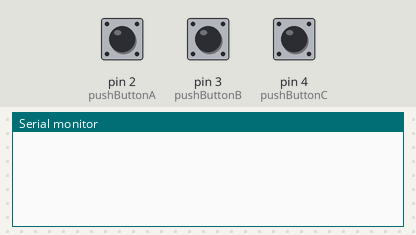
A sketch run on a simulated Arduino Uno, built with avr-gcc and run on an emulated ATmega328P. Shown: the last lines printed to the serial monitor. Inputs (shaded band) come from the test bench; at power-on: pin 2 (pushButtonA) HIGH, pin 3 (pushButtonB) HIGH, pin 4 (pushButtonC) HIGH.

Above: at 1.2 s.
1.3 s: pin 2 (pushButtonA) pulled LOW for 0.15 s
At 1.8 s:
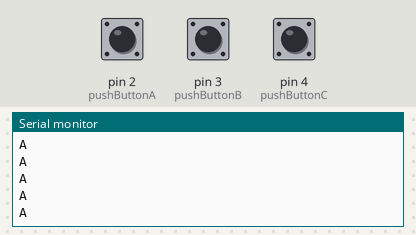
2.9 s: pin 3 (pushButtonB) pulled LOW for 0.15 s
At 4.2 s:
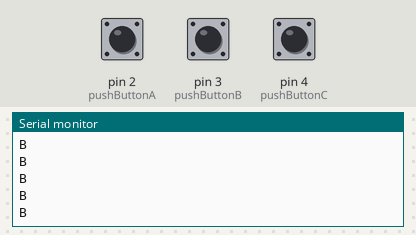
4.5 s: pin 4 (pushButtonC) pulled LOW for 0.15 s
At 5.5 s:
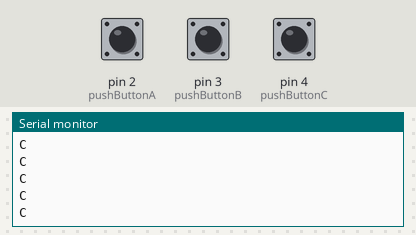

Measured:
- after the input at 1.3 s, the serial monitor: prints a new line at once (image 1)
- after the input at 2.9 s, the serial monitor: prints a new line at once (image 2)
- after the input at 4.5 s, the serial monitor: prints a new line at once (image 3)

The sketch:

rhythmgame.ino
```cpp
/*
DigitalReadSerial
*/

// digital pin 2 has a pushbutton attached to it. Give it a name:
int pushButtonA = 2;
// digital pin 2 has a pushbutton attached to it. Give it a name:
int pushButtonB = 3;
// digital pin 2 has a pushbutton attached to it. Give it a name:
int pushButtonC = 4;

// the setup routine runs once when you press reset:
void setup() {
// initialize serial communication at 9600 bits per second:
Serial.begin(9600);
// make the pushbutton's pin an input and with a pullup resistor:
pinMode(pushButtonA, INPUT_PULLUP);
// make the pushbutton's pin an input and with a pullup resistor:
pinMode(pushButtonB, INPUT_PULLUP);
// make the pushbutton's pin an input and with a pullup resistor:
pinMode(pushButtonC, INPUT_PULLUP);
}

// the loop routine runs over and over again forever:
void loop() {
// read the input pin:
int buttonStateA = digitalRead(pushButtonA);
// print out the state of the button:
if (!buttonStateA) {
    Serial.println("A");
}

// read the input pin:
int buttonStateB = digitalRead(pushButtonB);
// print out the state of the button:
if (!buttonStateB) {
    Serial.println("B");
}

// read the input pin:
int buttonStateC = digitalRead(pushButtonC);
// print out the state of the button:
if (!buttonStateC) {
    Serial.println("C");
}
delay(1);  // delay in between reads for stability
}
```
